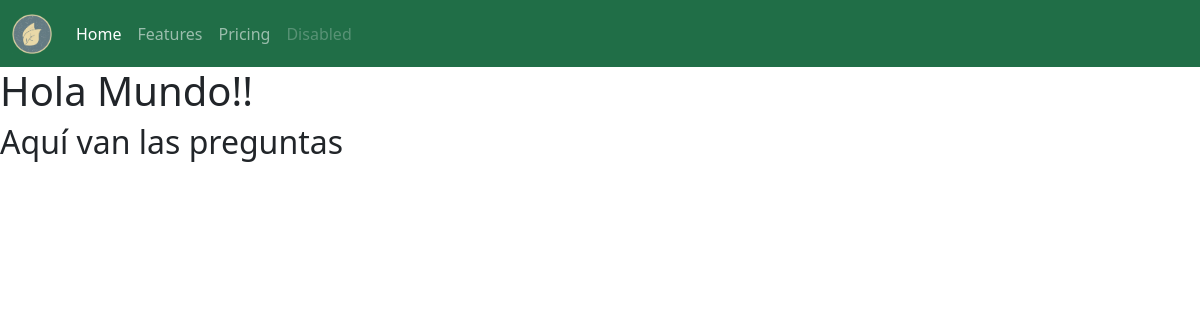
/, run on an earlier commit of the app's database.
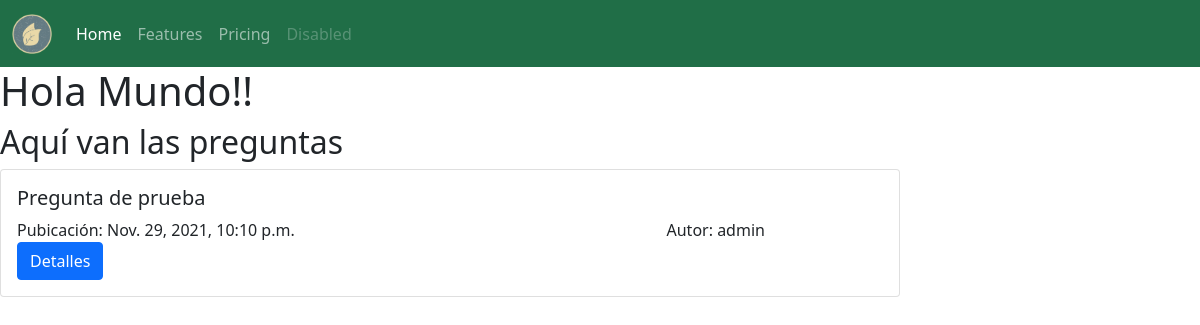
And on a later commit of the database.
### q_and_a/models.py (models this page shows, shortened)
class Pregunta(models.Model):
    titulo = models.CharField(max_length=200)
    detalle = models.TextField()
    fecha_publicacion = models.DateTimeField()
    autor = models.ForeignKey(User, on_delete=models.CASCADE)
    class Meta:
        ordering = ['-fecha_publicacion']

### q_and_a/views.py (the view)
# urls.py: path('', views.ListaPreguntas.as_view(), name='home'),
class ListaPreguntas(generic.ListView):
    queryset = Pregunta.objects.order_by('-fecha_publicacion')
    template_name = 'index.html'

### templates/index.html
{% extends "base.html" %}
{% block content %}
    <h2>Aquí van las preguntas </h2>
    {% for pregunta in pregunta_list %}
    <div class="card w-75">
        <div class="card-body">
            <h5 class="card-title">{{ pregunta.titulo }}</h5>
            <p class="card-text">
                <span style="float: left; width: 75%;">
                    Pubicación: {{ pregunta.fecha_publicacion }}
                </span>
                <span style="float: left; width: 25%;">
                    Autor: {{ pregunta.autor }}
                </span>
            </p>
            <a href="#" class="btn btn-primary">Detalles</a>
        </div>
    </div>
    {% endfor %}
{% endblock content %}

What changed in the data, as far as the page shows it:
added Pregunta: titulo "Pregunta de prueba", fecha_publicacion "Nov. 29, 2021, 10:10 p.m.", autor "admin"
